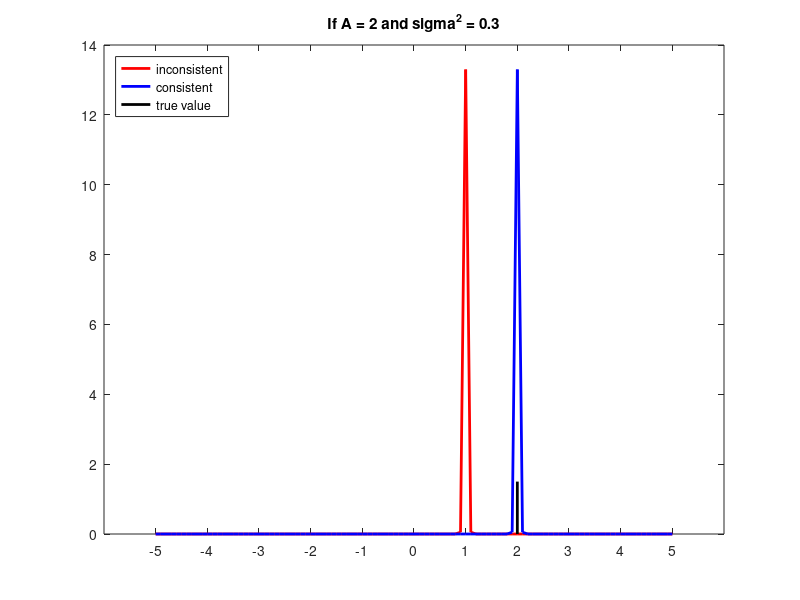

The MATLAB script that drew this image:
x = -5 : 0.1 : 5; 
fun = normpdf(x, 1, 0.03); %\sigma^2 = 0.3
fun1 = normpdf(x, 2, 0.03); %\sigma^2 = 0.3
plot(x, fun, '-r', 'linewidth', 2);
hold on
plot(x, fun1, '-b', 'linewidth', 2);
hold on
plot([2,2],[0, 1.5], '-k', 'linewidth', 2);
set(gca, 'color',  [1, 0.9, 0.8]);
set(gca,'XTick',-5:1:5);
legend('inconsistent','consistent','true value','Location','Northwest')
title('If A = 2 and sigma^2 = 0.3');
